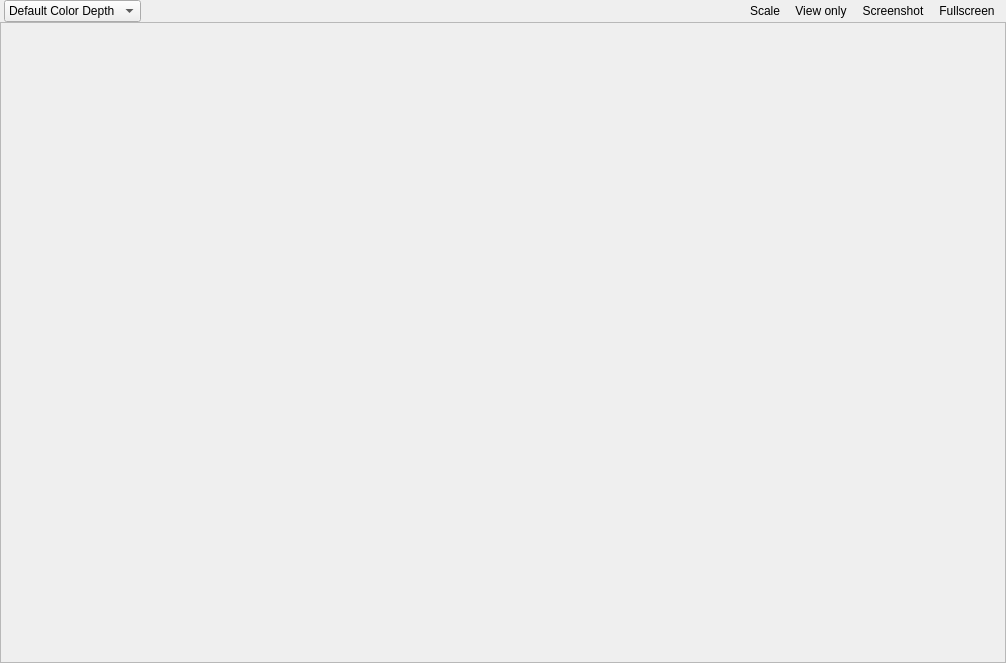
<?xml version="1.0" encoding="UTF-8"?>
<ui version="4.0">
 <class>screensharing_window</class>
 <widget class="QMainWindow" name="screensharing_window">
  <property name="geometry">
   <rect>
    <x>0</x>
    <y>0</y>
    <width>1006</width>
    <height>663</height>
   </rect>
  </property>
  <property name="windowTitle">
   <string>Blink Screen Sharing</string>
  </property>
  <property name="windowIcon">
   <iconset>
    <normaloff>icons/blink.png</normaloff>icons/blink.png</iconset>
  </property>
  <widget class="QWidget" name="centralwidget">
   <layout class="QVBoxLayout" name="window_layout">
    <property name="spacing">
     <number>0</number>
    </property>
    <property name="margin">
     <number>0</number>
    </property>
    <item>
     <widget class="QWidget" name="toolbar" native="true">
      <layout class="QHBoxLayout" name="toolbar_layout">
       <property name="spacing">
        <number>1</number>
       </property>
       <property name="leftMargin">
        <number>4</number>
       </property>
       <property name="topMargin">
        <number>0</number>
       </property>
       <property name="rightMargin">
        <number>4</number>
       </property>
       <property name="bottomMargin">
        <number>0</number>
       </property>
       <item>
        <widget class="QComboBox" name="color_depth_button">
         <property name="focusPolicy">
          <enum>Qt::NoFocus</enum>
         </property>
         <property name="toolTip">
          <string>&lt;html&gt;&lt;head/&gt;&lt;body&gt;&lt;p&gt;Higher color depths provide better quality but also require more bandwidth. Lowering it may help if screen sharing feels sluggish or it is lagging.&lt;/p&gt;&lt;/body&gt;&lt;/html&gt;</string>
         </property>
         <item>
          <property name="text">
           <string>Default Color Depth</string>
          </property>
         </item>
         <item>
          <property name="text">
           <string>True Color (24 bits)</string>
          </property>
         </item>
         <item>
          <property name="text">
           <string>High Color (16 bits)</string>
          </property>
         </item>
         <item>
          <property name="text">
           <string>Low Color (8 bits)</string>
          </property>
         </item>
        </widget>
       </item>
       <item>
        <spacer name="toolbar_spacer">
         <property name="orientation">
          <enum>Qt::Horizontal</enum>
         </property>
         <property name="sizeType">
          <enum>QSizePolicy::MinimumExpanding</enum>
         </property>
         <property name="sizeHint" stdset="0">
          <size>
           <width>15</width>
           <height>20</height>
          </size>
         </property>
        </spacer>
       </item>
       <item>
        <widget class="QToolButton" name="scale_button">
         <property name="focusPolicy">
          <enum>Qt::NoFocus</enum>
         </property>
         <property name="text">
          <string>Scale</string>
         </property>
         <property name="icon">
          <iconset>
           <normaloff>icons/scale.svg</normaloff>icons/scale.svg</iconset>
         </property>
         <property name="iconSize">
          <size>
           <width>24</width>
           <height>24</height>
          </size>
         </property>
         <property name="checkable">
          <bool>true</bool>
         </property>
         <property name="toolButtonStyle">
          <enum>Qt::ToolButtonIconOnly</enum>
         </property>
         <property name="autoRaise">
          <bool>true</bool>
         </property>
        </widget>
       </item>
       <item>
        <widget class="QToolButton" name="viewonly_button">
         <property name="focusPolicy">
          <enum>Qt::NoFocus</enum>
         </property>
         <property name="text">
          <string>View only</string>
         </property>
         <property name="icon">
          <iconset>
           <normaloff>icons/viewonly.svg</normaloff>icons/viewonly.svg</iconset>
         </property>
         <property name="iconSize">
          <size>
           <width>24</width>
           <height>24</height>
          </size>
         </property>
         <property name="checkable">
          <bool>true</bool>
         </property>
         <property name="toolButtonStyle">
          <enum>Qt::ToolButtonIconOnly</enum>
         </property>
         <property name="autoRaise">
          <bool>true</bool>
         </property>
        </widget>
       </item>
       <item>
        <widget class="QToolButton" name="screenshot_button">
         <property name="focusPolicy">
          <enum>Qt::NoFocus</enum>
         </property>
         <property name="contextMenuPolicy">
          <enum>Qt::CustomContextMenu</enum>
         </property>
         <property name="text">
          <string>Screenshot</string>
         </property>
         <property name="icon">
          <iconset>
           <normaloff>icons/screenshot.svg</normaloff>icons/screenshot.svg</iconset>
         </property>
         <property name="iconSize">
          <size>
           <width>24</width>
           <height>24</height>
          </size>
         </property>
         <property name="toolButtonStyle">
          <enum>Qt::ToolButtonIconOnly</enum>
         </property>
         <property name="autoRaise">
          <bool>true</bool>
         </property>
        </widget>
       </item>
       <item>
        <widget class="QToolButton" name="fullscreen_button">
         <property name="focusPolicy">
          <enum>Qt::NoFocus</enum>
         </property>
         <property name="text">
          <string>Fullscreen</string>
         </property>
         <property name="icon">
          <iconset>
           <normaloff>icons/fullscreen.svg</normaloff>
           <normalon>icons/fullscreen-exit.svg</normalon>
           <disabledon>icons/fullscreen-exit.svg</disabledon>
           <activeon>icons/fullscreen-exit.svg</activeon>
           <selectedon>icons/fullscreen-exit.svg</selectedon>icons/fullscreen.svg</iconset>
         </property>
         <property name="iconSize">
          <size>
           <width>24</width>
           <height>24</height>
          </size>
         </property>
         <property name="checkable">
          <bool>true</bool>
         </property>
         <property name="toolButtonStyle">
          <enum>Qt::ToolButtonIconOnly</enum>
         </property>
         <property name="autoRaise">
          <bool>true</bool>
         </property>
        </widget>
       </item>
      </layout>
     </widget>
    </item>
    <item>
     <widget class="QScrollArea" name="scroll_area">
      <property name="focusPolicy">
       <enum>Qt::NoFocus</enum>
      </property>
      <property name="alignment">
       <set>Qt::AlignCenter</set>
      </property>
      <widget class="QWidget" name="vncviewer">
       <property name="geometry">
        <rect>
         <x>7</x>
         <y>7</y>
         <width>987</width>
         <height>611</height>
        </rect>
       </property>
       <property name="mouseTracking">
        <bool>true</bool>
       </property>
       <property name="focusPolicy">
        <enum>Qt::WheelFocus</enum>
       </property>
      </widget>
     </widget>
    </item>
   </layout>
  </widget>
 </widget>
 <resources/>
 <connections/>
</ui>
